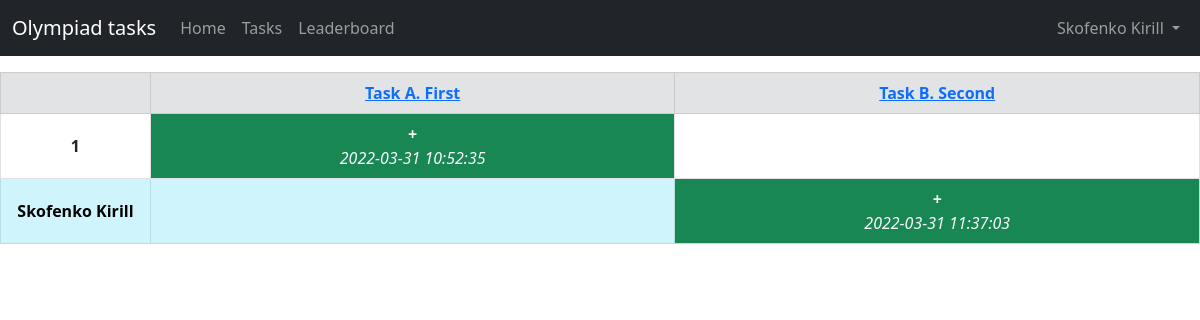
The page /leaderboard (signed in) on the database its author committed.
### models.py (models this page shows, shortened)
class User(db.Model):
    id = db.Column(db.Integer, primary_key=True)
    name = db.Column(db.String(30), nullable=False, unique=True)
    email = db.Column(db.String(30), nullable=False, unique=True)
    psw_hash = db.Column(db.String(72), nullable=False)

class Task(db.Model):
    id = db.Column(db.Integer, primary_key=True)
    name = db.Column(db.String(30), nullable=False)
    text = db.Column(db.Text, nullable=False)
    answer = db.Column(db.Text, nullable=False)

class Completed(db.Model):
    user_id = db.Column(db.Integer, ForeignKey(User.id), nullable=False)
    task_id = db.Column(db.Integer, ForeignKey(Task.id), nullable=False)
    time = db.Column(db.DateTime, server_default=func.now())
    __table_args__ = (PrimaryKeyConstraint(user_id, task_id),)

### routes.py (the view)
@blueprint.route('/leaderboard')
def leaderboard():
    all_users = User.query.order_by(User.id).all()
    all_tasks = Task.query.order_by(Task.id).all()
    all_completed = Completed.query.all()
    completed_dict = {(comp.user_id, comp.task_id): comp.time for comp in all_completed}
    return render_template('leaderboard.html', tasks=all_tasks, users=all_users, dict=completed_dict,
                           user=session.get('user', None))

### templates/leaderboard.html (shortened to what this page needs)
{% extends 'header.html' %}
{% block content %}
<table class="table table-bordered mt-3">
    <thead>
    <tr class="table-secondary">
        <th style="width: 12.5%" scope="col">&nbsp;</th>
        {% for t in tasks %}
        <th style="width: {{ 87.5/tasks|length }}%" class="text-center align-middle" scope="col">
            <a href="tasks/{{ t.id }}">{{ t.name }}</a>
        </th>
        {% endfor %}
    </tr>
    </thead>
    <tbody>
    {% for u in users %}
    <tr class="{% if u.name == user %} table-info {% endif %}">
        <th class="text-center align-middle" scope="row">{{ u.name }}</th>
        {% for t in tasks %}
            {% if (u.id, t.id) in dict %}
            <td class="text-center align-middle bg-success text-light">
                <b>+</b>
                <br>
                <i>{{ dict.get((u.id, t.id)) }}</i>
            </td>
            {% else %}
            <td></td>
            {% endif %}
        {% endfor %}
    </tr>
    {% endfor %}
    </tbody>
</table>
{% endblock %}

### templates/header.html (shortened to what this page needs)
{% extends 'base.html' %}
{% block header %}
<nav class="navbar navbar-expand-lg navbar-dark bg-dark">
    <div class="container-fluid">
        <a class="navbar-brand">Olympiad tasks</a>
        <div class="collapse navbar-collapse" id="navbarSupportedContent">
            <ul class="navbar-nav">
                <li class="nav-item">
                    <a class="nav-link" aria-current="page" href="/">Home</a>
                </li>
                <li class="nav-item">
                    <a class="nav-link" href="/tasks">Tasks</a>
                </li>
                <li class="nav-item">
                    <a class="nav-link" href="/leaderboard">Leaderboard</a>
                </li>
            </ul>
            <ul class="navbar-nav ms-auto">
                {% if user is not none %}
                <li class="nav-item dropdown">
                    <a class="nav-link dropdown-toggle" id="navbarDropdown" role="button" data-bs-toggle="dropdown"
                       aria-expanded="false">
                        {{ user }}
                    </a>
                </li>
                {% else %}
                <li class="nav-item">
                    <a class="nav-link" href="/login">Login</a>
                </li>
                {% endif %}
            </ul>
        </div>
    </div>
</nav>
{% endblock %}

### static/base.css (style rules this page uses)
html { overflow-wrap: break-word; }

### rows shown on the page
User: name "Skofenko Kirill", get "2022-03-31 11:37:03"
Task: {{ 87.5/tasks|length }} 43.75 (drawn), name "Task A. First"
Task: {{ 87.5/tasks|length }} 43.75 (drawn), name "Task B. Second"
User: name "1", get "2022-03-31 10:52:35"
